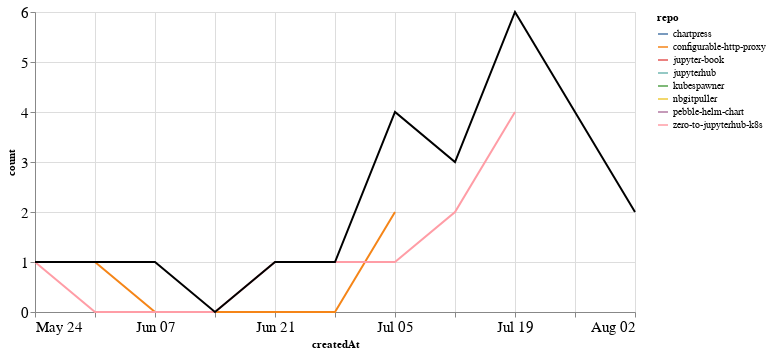

Notebook code for this chart:
### Markdown cell above
## PRs

### Code cell
prs_time = prs.groupby('repo').resample('W', on='createdAt').count()['author'].reset_index()
prs_time = prs_time.rename(columns={'author': 'count'})
prs_time_total = prs_time.groupby('createdAt').agg({"count": "sum"}).reset_index()

ch1 = alt.Chart(prs_time, width=600).mark_line().encode(
    x='createdAt',
    y='count',
    color='repo',
    tooltip="repo"
)

ch2 = alt.Chart(prs_time_total, width=600).mark_line(color="black").encode(
    x='createdAt',
    y='count',
)

ch1 + ch2

### Figure 1 — Vega-Lite specification as saved in the notebook (floating-point values rounded to 4 significant figures)
{"config": {"axisLeft": {"labelFontSize": 15}, "axisBottom": {"labelFontSize": 15}}, "layer": [{"data": {"name": "data-247c1d201deeb37d8a24d51e8efd9751"}, "mark": "line", "encoding": {"color": {"type": "nominal", "field": "repo"}, "tooltip": {"type": "nominal", "field": "repo"}, "x": {"type": "temporal", "field": "createdAt"}, "y": {"type": "quantitative", "field": "count"}}, "width": 600}, {"data": {"name": "data-82ea3ced63cc060d15fa93cb5f97af2c"}, "mark": {"type": "line", "color": "black"}, "encoding": {"x": {"type": "temporal", "field": "createdAt"}, "y": {"type": "quantitative", "field": "count"}}, "width": 600}], "$schema": "https://vega.github.io/schema/vega-lite/v4.8.1.json", "datasets": {"data-247c1d201deeb37d8a24d51e8efd9751": [{"repo": "chartpress", "createdAt": "2020-07-19T00:00:00", "count": 1}, {"repo": "configurable-http-proxy", "createdAt": "2020-05-31T00:00:00", "count": 1}, {"repo": "configurable-http-proxy", "createdAt": "2020-06-07T00:00:00", "count": 0}, {"repo": "configurable-http-proxy", "createdAt": "2020-06-14T00:00:00", "count": 0}, {"repo": "configurable-http-proxy", "createdAt": "2020-06-21T00:00:00", "count": 0}, {"repo": "configurable-http-proxy", "createdAt": "2020-06-28T00:00:00", "count": 0}, {"repo": "configurable-http-proxy", "createdAt": "2020-07-05T00:00:00", "count": 2}, {"repo": "jupyter-book", "createdAt": "2020-07-12T00:00:00", "count": 1}, {"repo": "jupyterhub", "createdAt": "2020-07-05T00:00:00", "count": 1}, {"repo": "kubespawner", "createdAt": "2020-07-19T00:00:00", "count": 1}, {"repo": "nbgitpuller", "createdAt": "2020-08-02T00:00:00", "count": 2}, {"repo": "pebble-helm-chart", "createdAt": "2020-06-07T00:00:00", "count": 1}, {"repo": "zero-to-jupyterhub-k8s", "createdAt": "2020-05-24T00:00:00", "count": 1}, {"repo": "zero-to-jupyterhub-k8s", "createdAt": "2020-05-31T00:00:00", "count": 0}, {"repo": "zero-to-jupyterhub-k8s", "createdAt": "2020-06-07T00:00:00", "count": 0}, {"repo": "zero-to-jupyterhub-k8s", "createdAt": "2020-06-14T00:00:00", "count": 0}, {"repo": "zero-to-jupyterhub-k8s", "createdAt": "2020-06-21T00:00:00", "count": 1}, {"repo": "zero-to-jupyterhub-k8s", "createdAt": "2020-06-28T00:00:00", "count": 1}, {"repo": "zero-to-jupyterhub-k8s", "createdAt": "2020-07-05T00:00:00", "count": 1}, {"repo": "zero-to-jupyterhub-k8s", "createdAt": "2020-07-12T00:00:00", "count": 2}, {"repo": "zero-to-jupyterhub-k8s", "createdAt": "2020-07-19T00:00:00", "count": 4}], "data-82ea3ced63cc060d15fa93cb5f97af2c": [{"createdAt": "2020-05-24T00:00:00", "count": 1}, {"createdAt": "2020-05-31T00:00:00", "count": 1}, {"createdAt": "2020-06-07T00:00:00", "count": 1}, {"createdAt": "2020-06-14T00:00:00", "count": 0}, {"createdAt": "2020-06-21T00:00:00", "count": 1}, {"createdAt": "2020-06-28T00:00:00", "count": 1}, {"createdAt": "2020-07-05T00:00:00", "count": 4}, {"createdAt": "2020-07-12T00:00:00", "count": 3}, {"createdAt": "2020-07-19T00:00:00", "count": 6}, {"createdAt": "2020-08-02T00:00:00", "count": 2}]}}
